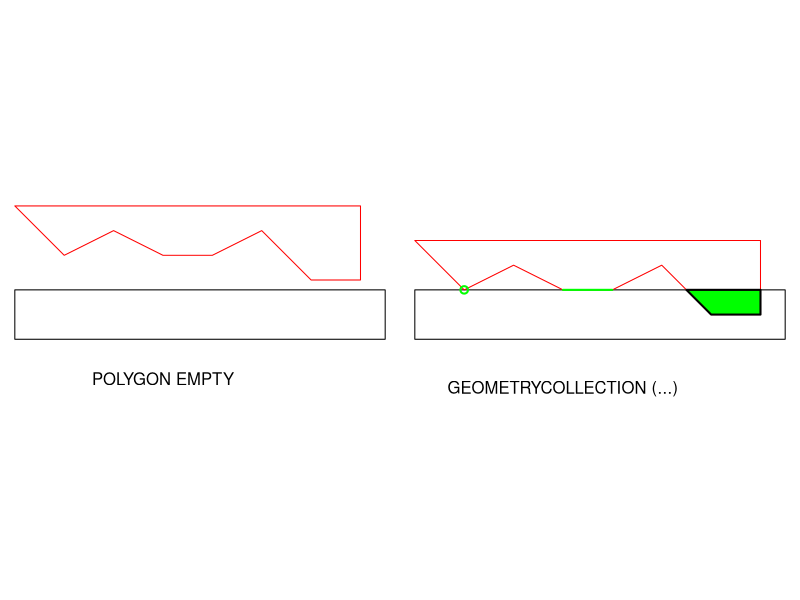

Here is the R script that generated this plot:
library(sf)
png("empty.png", width=600, heigh=200)
opar <- par(mfrow = c(1, 2), mar=c(2,0,0,0))
a <- st_polygon(list(cbind(c(0,0,7.5,7.5,0),c(0,-1,-1,0,0))))
b <- st_polygon(list(cbind(c(0,1,2,3,4,5,6,7,7,0),c(1,0,.5,0,0,0.5,-0.5,-0.5,1,1))))

plot(a - c(0,.7), ylim = c(-2,1))
text(3,-2.5, "POLYGON EMPTY")
plot(b, add = TRUE, border = 'red')

(i <- st_intersection(a,b))
plot(a, ylim = c(-2,1) + 0.7)
print(st_intersection(a,b))
text(3,-2, "GEOMETRYCOLLECTION (...)")
plot(b, add = TRUE, border = 'red')
plot(i, add = TRUE, col = 'green', lwd = 2)
par(opar)
